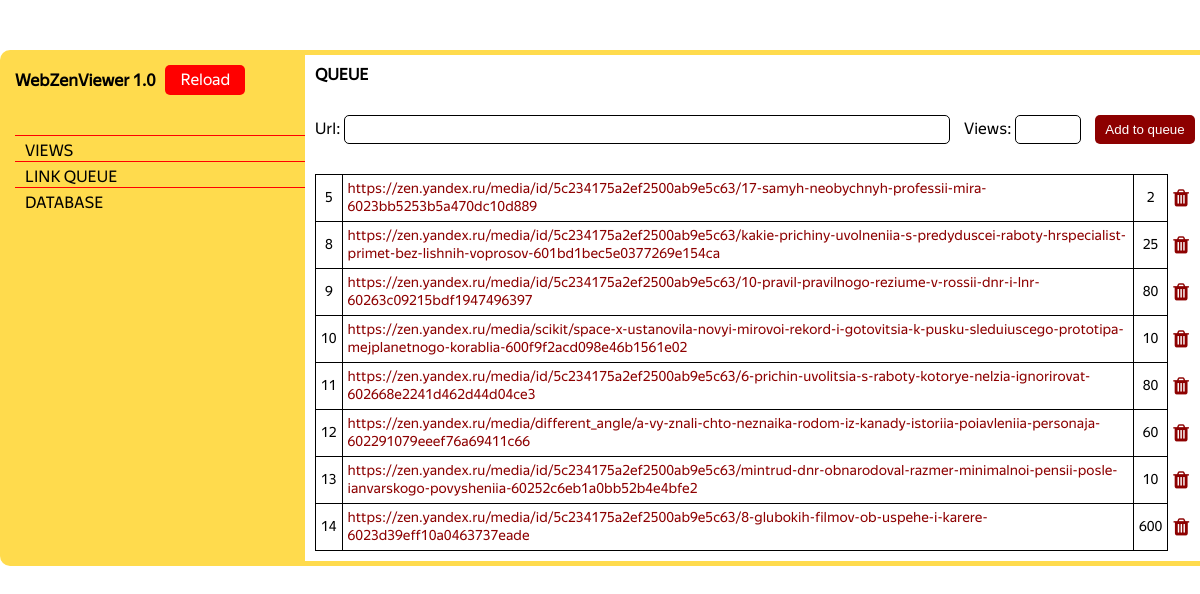
/queue, run on the app's committed database.
### app/models.py (models this page shows, shortened)
class LinkQueue(database.Model):
    id = database.Column(database.Integer, primary_key=True)
    url = database.Column(database.Text, nullable=False)
    views = database.Column(database.Integer, nullable=True)

### app/routes.py (the view)
@app.route('/queue', methods=['GET', 'POST'])
def queue():
    queue_form = LinkQueueForm()
    queue_links = LinkQueue.query.all()
    if queue_form.validate_on_submit():
        link = LinkQueue(url=queue_form.url_for_queue.data, views=queue_form.views.data)
        database.session.add(link)
        database.session.commit()
        flash('[INFO] Successfully added!')
        return redirect(url_for('queue'))
    return render_template('queue.html', queue_form=queue_form, queue_links=queue_links)

### app/forms.py (shortened to what this page needs)
class LinkQueueForm(FlaskForm):
    url_for_queue = TextField('Url:', validators=[DataRequired()])
    views = IntegerField('Views:', validators=[DataRequired()])
    submit_link = SubmitField('Add to queue')

### app/templates/queue.html (shortened to what this page needs)
{% extends 'base.html' %}
{% block rightbar %}
    <div class="right-bar-content-head">
        <h1>QUEUE<h1>
    </div>
    <div class="right-bar-content-form">
        <form method="post" class="queue_form">
            <div>
                {{ queue_form.url_for_queue.label }}
                {{ queue_form.url_for_queue(class_='queue-url-field') }}
            </div>
            <div>
                {{ queue_form.views.label }}
                {{ queue_form.views(class_='queue-views-field') }}
            </div>
            {{ queue_form.submit_link(class_='queue-btn') }}
        </form>
    </div>
    <div class="right-bar-content-table">
        <table class="queue-table">
            {% for link in queue_links %}
                <tr>
                    <td>{{ link.id }}</td>
                    <td style="text-align: left;"><a href="{{ link.url }}">{{ link.url }}</a></td>
                    <td>{{ link.views }}</td>
                    <td style="border: none;"><a href="/queue/{{ link.id }}/delete" class="queue-table-delete-btn"><i class="fa fa-trash"></i></a></td>
                </tr>
            {% endfor %}
        </table>
    </div>
{% endblock %}

### app/templates/base.html (shortened to what this page needs)
<!DOCTYPE html>
<html lang="en">
<head>
    <link rel="stylesheet" href="{{ url_for('static', filename='css/style.css') }}">
    <link rel="stylesheet" href="https://maxcdn.bootstrapcdn.com/font-awesome/4.5.0/css/font-awesome.min.css">
</head>
<body class="main-container">
    <section class="content">
        <section class="left-bar">
            <section class="left-bar-content">
                <section class="lbc-head">
                    <h1 class="title">WebZenViewer 1.0</h1>
                    <a href="{{ url_for('index') }}" class="lbc-reload-btn">Reload</a>
                </section>
                <section class="lbc-menu">
                    <div class="lbc-menu-list">
                        <a href="{{ url_for('views') }}" class="lbc-menu-list-item">VIEWS</a>
                        <a href="{{ url_for('queue') }}" class="lbc-menu-list-item">LINK QUEUE</a>
                        <a href="{{ url_for('database_page') }}" class="lbc-menu-list-item">DATABASE</a>
                    </div>
                </section>
            </section>
        </section>
        <section class="right-bar">
            <section class="right-bar-content">
                {% block rightbar %}{% endblock %}
            </section>
        </section>
    </section>
</body>
</html>

### app/static/css/style.css (style rules this page uses)
html, body { width: 100%; height: 100%; padding: 0; margin: 0; font-family: 'Yandex Sans Text', sans-serif; }
h1, p { margin: 0; }
.content { width: 1200px; height: auto; margin: 50px auto; display: flex; border: 5px solid #ffdb4d; border-radius: 10px; }
.left-bar { width: 300px; height: auto; background-color: #ffdb4d; }
.lbc-head { display: flex; align-items: center; padding: 10px; margin-bottom: 30px; font-size: 20px; }
.title { margin-right: 10px; }
.lbc-reload-btn { padding-top: 5px; width: 80px; height: 25px; font-size: 16px; text-align: center; text-decoration: none; background-color: rgb(255, 0, 0); border-radius: 5px; color: white; transition: background-color 0.3s ease, color 0.3s ease; }
.lbc-menu { margin: 0 0 20px 10px; }
.lbc-menu-list { display: flex; flex-direction: column; }
.lbc-menu-list-item { border-top: 1px solid red; text-decoration: none; padding: 5px 0 0 10px; color: black; background-color: none; transition: background-color 1s ease, color 1s ease; }
.right-bar { width: 900px; height: auto; }
.right-bar-content { padding: 10px; }
.right-bar-content-head { margin-bottom: 30px; }
.right-bar-content-form { margin-bottom: 30px; }
.queue_form { display: flex; justify-content: space-between; }
.queue-url-field { width: 600px; height: 25px; border: 1px solid black; border-radius: 5px; background-color: white; }
.queue-views-field { width: 60px; height: 25px; border: 1px solid black; border-radius: 5px; background-color: white; }
.queue-btn { height: 29px; width: 100px; border: none; border-radius: 5px; background-color: rgb(141, 0, 0); color: white; }
.queue-table { width: 100%; border-collapse: collapse; text-align: center; font-size: 14px; }
.queue-table a { text-decoration: none; color: rgb(141, 0, 0); }
.queue-table td { border: 1px solid black; padding: 5px; }
.queue-table-delete-btn { font-size: 20px; }

### data on the page
LinkQueue: id "5", url "https://zen.yandex.ru/media/id/5c234175a2ef2500ab9e5c63/17-samyh-neobychnyh-professii-mira-6023bb5253b5a470dc10d889", views "2"
LinkQueue: id "8", url "https://zen.yandex.ru/media/id/5c234175a2ef2500ab9e5c63/kakie-prichiny-uvolneniia-s-predyduscei-raboty-hrspecialist-primet-bez-lishnih-voprosov-601bd1bec5e0377269e154ca", views "25"
LinkQueue: id "9", url "https://zen.yandex.ru/media/id/5c234175a2ef2500ab9e5c63/10-pravil-pravilnogo-reziume-v-rossii-dnr-i-lnr-60263c09215bdf1947496397", views "80"
LinkQueue: id "10", url "https://zen.yandex.ru/media/scikit/space-x-ustanovila-novyi-mirovoi-rekord-i-gotovitsia-k-pusku-sleduiuscego-prototipa-mejplanetnogo-korablia-600f9f2acd098e46b1561e02", views "10"
LinkQueue: id "11", url "https://zen.yandex.ru/media/id/5c234175a2ef2500ab9e5c63/6-prichin-uvolitsia-s-raboty-kotorye-nelzia-ignorirovat-602668e2241d462d44d04ce3", views "80"
LinkQueue: id "12", url "https://zen.yandex.ru/media/different_angle/a-vy-znali-chto-neznaika-rodom-iz-kanady-istoriia-poiavleniia-personaja-602291079eeef76a69411c66", views "60"
LinkQueue: id "13", url "https://zen.yandex.ru/media/id/5c234175a2ef2500ab9e5c63/mintrud-dnr-obnarodoval-razmer-minimalnoi-pensii-posle-ianvarskogo-povysheniia-60252c6eb1a0bb52b4e4bfe2", views "10"
LinkQueue: id "14", url "https://zen.yandex.ru/media/id/5c234175a2ef2500ab9e5c63/8-glubokih-filmov-ob-uspehe-i-karere-6023d39eff10a0463737eade", views "600"

### other printed values
{{ queue_form.url_for_queue.label }} "Url:"
{{ queue_form.views.label }} "Views:"
